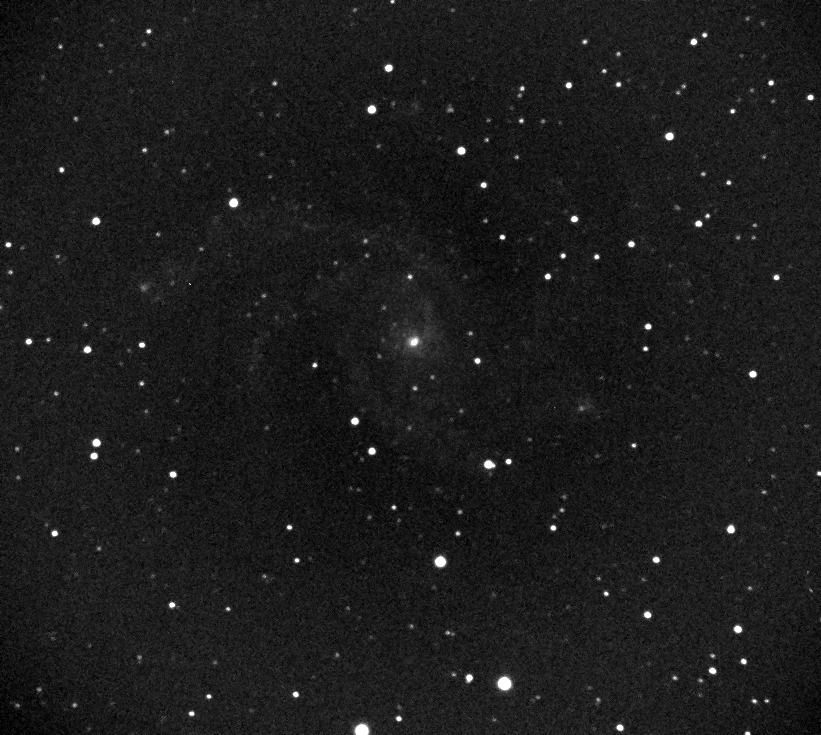
#> input picture 1.jpg, 821 x 735 px, found by its file name
$ python find_with_comparison.py
#> lines starting #> are read from the running program, lines starting #| are printed output that depends on the picture
from PIL import Image
import numpy as np
import math
import matplotlib.pyplot as plt
import time
from pylab import *
import math

im1 =Image.open('D:\python\AI\AI_star_erupt\\1.jpg')
#> im1 is the input picture: PIL image 821x735 L; min 0, max 255, mean 28
im2 =Image.open('D:\python\AI\AI_star_erupt\\2.jpg')
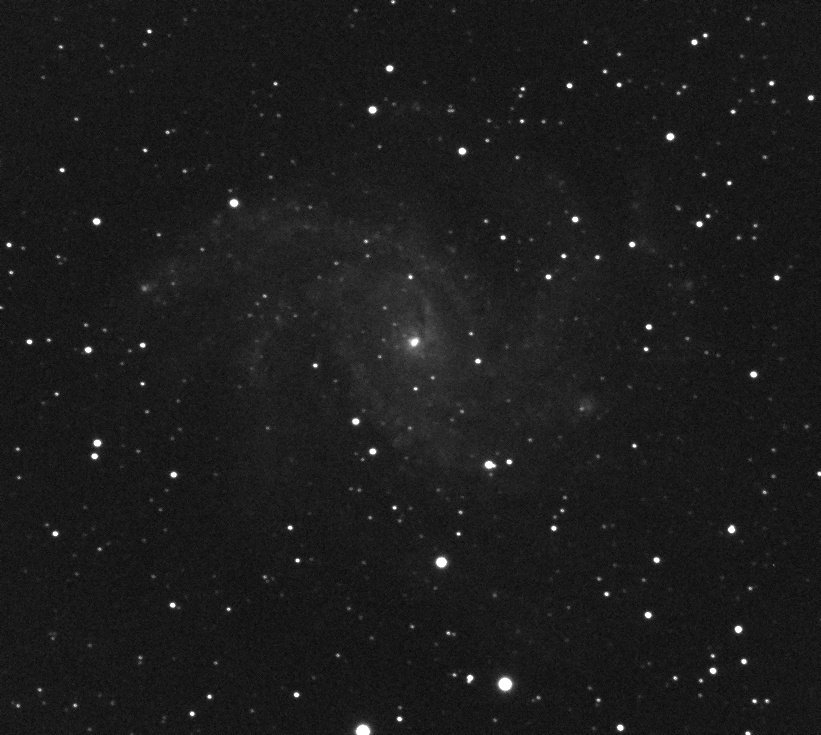
#> input picture 2.jpg, 821 x 735 px, found by its file name
#> im2 is the input picture: PIL image 821x735 L; min 12, max 255, mean 28

im1 = im1.convert('L')
im2 = im2.convert('L')


arr1 = np.array(im1)
arr2 = np.array(im2)

# [7 lines of commented-out code are left out]


sigma = 120
# [12 lines of commented-out code are left out]

height = arr1.shape[0]
#> height = 735
width = arr2.shape[1]
#> width = 821
arr3 = np.zeros((height,width))
for i in range(height):
    for j in range(width):
        if arr1[i][j] - arr2[i][j]< sigma:
            arr3[i][j] = 0
        else:
            arr3[i][j] = arr1[i][j] - arr2[i][j]
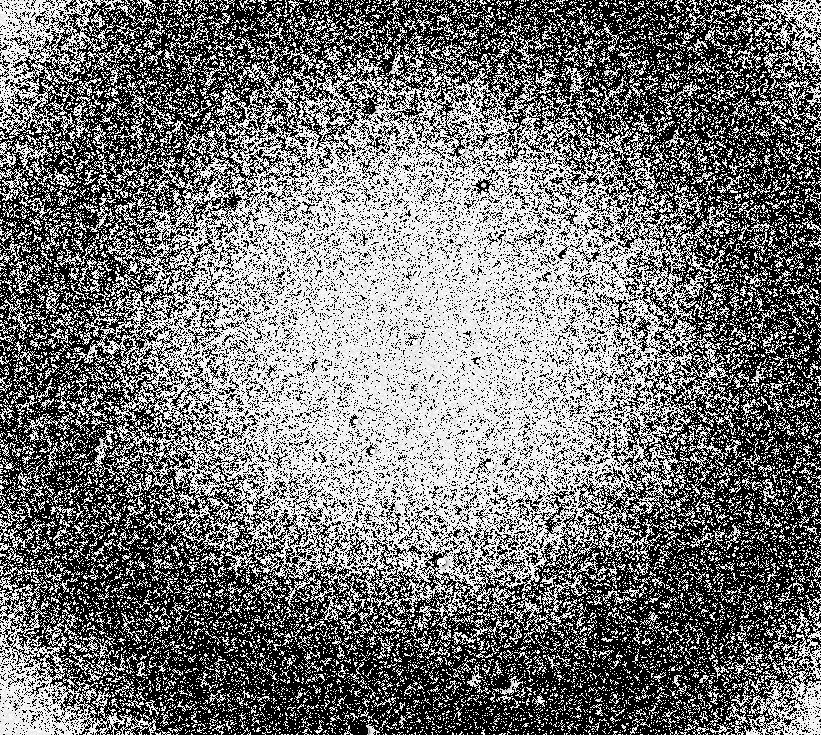
#> arr3: shape (735, 821) float64; min 0, max 255, mean 117.2

arr3 = Image.fromarray(arr3)
#> arr3: PIL image 821x735 F
arr3.show()
# [14 lines of commented-out code are left out]
